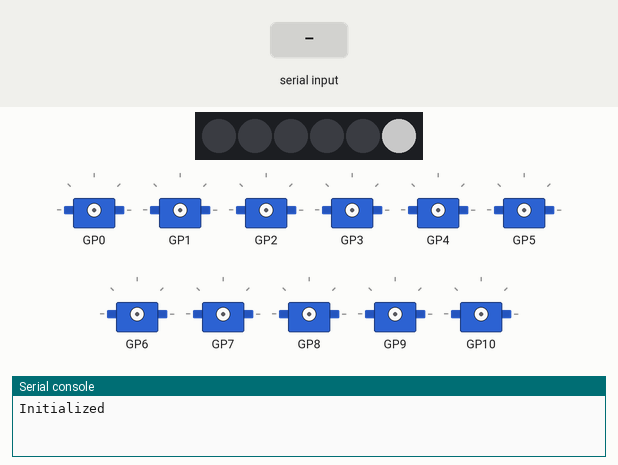
Simulated run of this program. Board: Raspberry Pi Pico running MicroPython. Parts: 6 RGB LEDs in strip order, left to right, 11 × servo, the last lines printed to the serial console. The test bench sets the inputs (shaded band). Dim RGB values are drawn brighter than linear.

Above: at 1.2 s.
1.3 s: "ENABLE" typed at the serial console, then Enter
At 2.5 s:
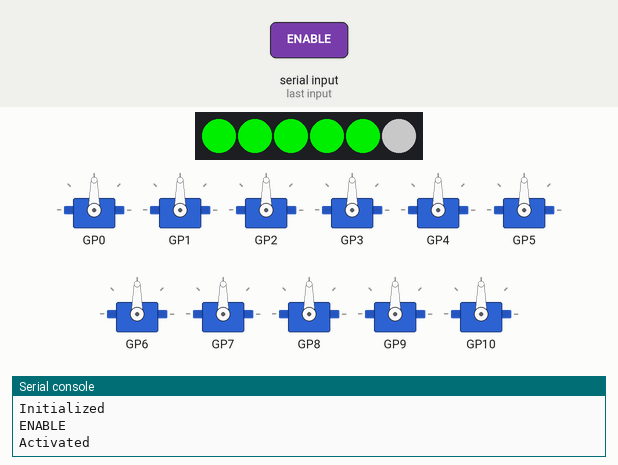
2.8 s: "ERROR" typed at the serial console, then Enter
At 3.1 s:
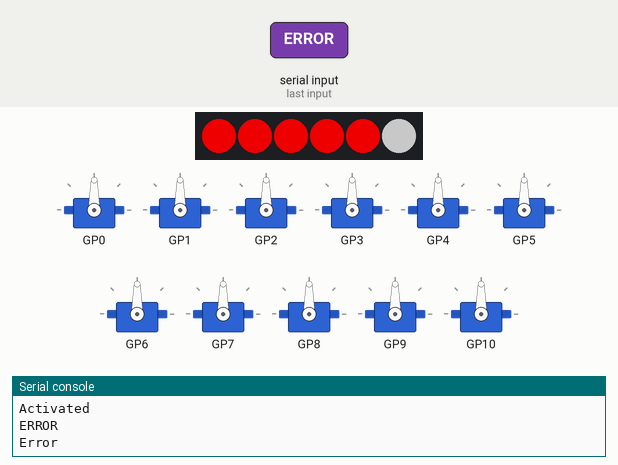
Timing chart, 0 to 5.8 s (numbered marks = the images above; inputs shaded):
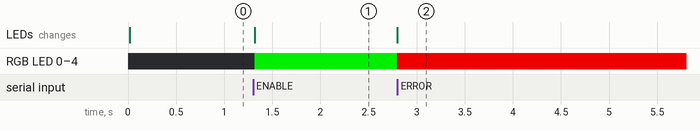

Measured:
- after the input at 1.3 s, RGB LED 0–4: off → RGB(0, 200, 0) at once; the LEDs: change at once (image 1)
- after the input at 2.8 s, RGB LED 0–4: RGB(0, 200, 0) → RGB(200, 0, 0) at once; the LEDs: change at once (image 2)

The program:

main.py
```python
# ============================
# servo2040 MicroPython script
# Version 2
# Interface with ros2_control
# Created: 12 Mar, 2026
# Updated 18 Apr, 2026
# ============================

# ************************
# Command Format:
# COMMAND arg1 arg2 arg3 ...
#
# COMMANDS: PING, ENABLE, DISABLE, MOVE
# args: float numbers
#
# LED colors:
#   blue:   Board powered on
#   green:  Hardware enabled
#   red:    Show an error
#   off:    Hardware deactivated, turn light off
#	POWER:	white, board is powered on
# ************************


# Import packages
import sys, select, time
from servo import servo2040, Servo
from math import pi

# Import user modules
from LED_RAINBOW_code import led_color, power_led

# Create variables
servos = []

# Actions on startup
print('Initialized')
power_led()

def handle_command(line: str) -> None:
    # Separate words and parse args
    parts = line.split()
    cmd = parts[0]
    args = [float(x) for x in parts[1:]]

    if not parts: return

    if cmd == "PING":
        print("PONG")

    elif cmd == "ENABLE":
        activate_servos()
        led_color('green')
        print("Activated")

    elif cmd == "DISABLE":
        deactivate_servos()
        led_color('off')
        print("Deactivated")

    elif cmd == "MOVE":
        move_servos(args)
        print("Moving")

    elif cmd=="ERROR":
        led_color('red')
        print('Error')

    else:
        print(f'CMD not recognized: {cmd}')


def activate_servos():
    ##### Begin: Change to servo group
    NUM_SERVOS = 12
    START_PIN = servo2040.SERVO_1
    END_PIN = servo2040.SERVO_12
    for i in range(START_PIN, END_PIN + 1):
        servos.append(Servo(i))
    for s in servos:
        s.enable()

    ##### End: Change to servo group

def deactivate_servos():
    for s in servos:
        s.disable()

def move_servos(position):
    for i in range(len(position)):
        ang = rad_to_deg(position[i])
        if i in [2, 5, 8, 11]:
            servos[i].value(-ang)
        else:
            servos[i].value(ang)

def rad_to_deg(rad: float) -> float:
    deg = rad * 180 / pi
    return deg

# Read loop (non-blocking)
while True:
    if sys.stdin in select.select([sys.stdin], [], [], 0)[0]:
        message = sys.stdin.readline().strip()

        if message:
            #print("Received: ", message)
            handle_command(message)

    time.sleep(0.001)
```

LED_RAINBOW_code.py
```python
# ============================
# servo2040 MicroPython script
# Led control library
# Created: 12 Mar, 2026
# Updated 25 Mar, 2026
# ============================

import time
from pimoroni import Button
from plasma import WS2812
from servo import servo2040

"""
Displays a rotating rainbow pattern on the Servo 2040's onboard LED bar.

Press "Boot" to exit the program.

NOTE: Plasma WS2812 uses the RP2040's PIO system, and as
such may have problems when running code multiple times.
If you encounter issues, try resetting your board.
"""

SPEED = 5           # The speed that the LEDs will cycle at
BRIGHTNESS = 0.4    # The brightness of the LEDs
UPDATES = 50        # How many times the LEDs will be updated per second

# Create the LED bar, using PIO 1 and State Machine 0
led_bar = WS2812(servo2040.NUM_LEDS, 1, 0, servo2040.LED_DATA)

# Create the user button
user_sw = Button(servo2040.USER_SW)

# Start updating the LED bar
led_bar.start()

def led_rainbow():
    offset = 0.0
    start_time = time.time()
    curr_time = start_time

    # Make rainbows until the user button is pressed
    while not user_sw.raw() and (curr_time-start_time < 5):

        offset += SPEED / 1000.0

        # Update all the LEDs
        for i in range(servo2040.NUM_LEDS):
            hue = float(i) / servo2040.NUM_LEDS
            led_bar.set_hsv(i, hue + offset, 1.0, BRIGHTNESS)

        time.sleep(1.0 / UPDATES)
        curr_time = time.time()

    # Turn off the LED bar
    led_bar.clear()
    print('Rainbow timed out :(')

def led_color(color):
    hue = []
    if color not in ['blue', 'green', 'red', 'off']:
        print(f'Color {color} not recognized')
        hue = [255, 255, 255]
    elif color == 'red':
        hue = [200, 0, 0]
    elif color == 'green':
        hue = [0, 200, 0]
    elif color == 'blue':
        hue = [0, 0, 200]
    elif color == 'off':
        hue = [0, 0, 0]

    for i in range(servo2040.NUM_LEDS - 1):
        led_bar.set_rgb(i, hue[0], hue[1], hue[2])

def power_led():
    led_bar.set_rgb(5, 100, 100, 100)
```
